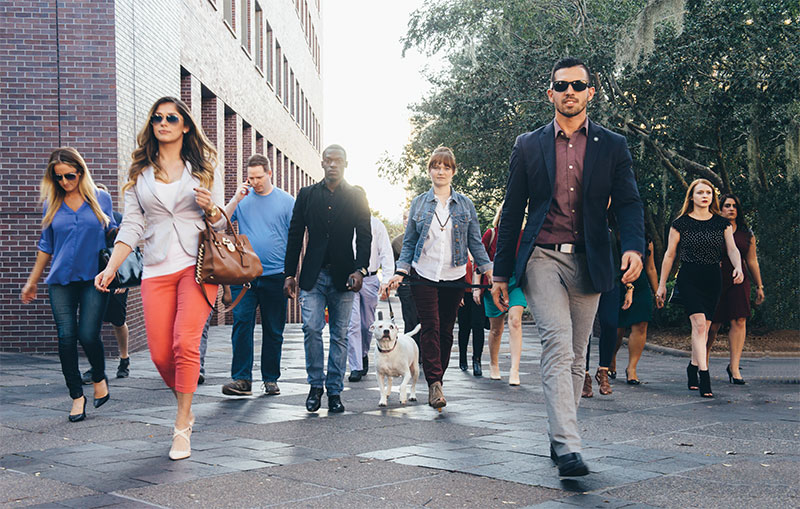
#> input picture real-time-object-detection/test.jpeg, 800 x 509 px, given in place of the camera
$ python ball-tracking.py   (older library calls are emulated)
#> lines starting #> are read from the running program, lines starting #| are printed output that depends on the picture; after the words box and inside, x2 and y2 are one past the last pixel; in counts of white or black regions, pixels touching at a corner belong together
import cv2
import numpy as np

cap = cv2.VideoCapture(0)

while(True):

    # Take each frame
    ret, frame = cap.read()
#> frame is the input picture: shape (509, 800, 3); mean B, G, R 125.8, 121.4, 120

    # Convert BGR to HSV
    hsv = cv2.cvtColor(frame, cv2.COLOR_BGR2HSV)
#> hsv: shape (509, 800, 3); mean H, S, V 88.7, 60.5, 134.6

    # define range of red color in HSV
    lower_red = np.array([0,86,6])
    upper_red = np.array([14,255,255])

    # Threshold the HSV image to get only red colors
    mask = cv2.inRange(hsv, lower_red, upper_red)
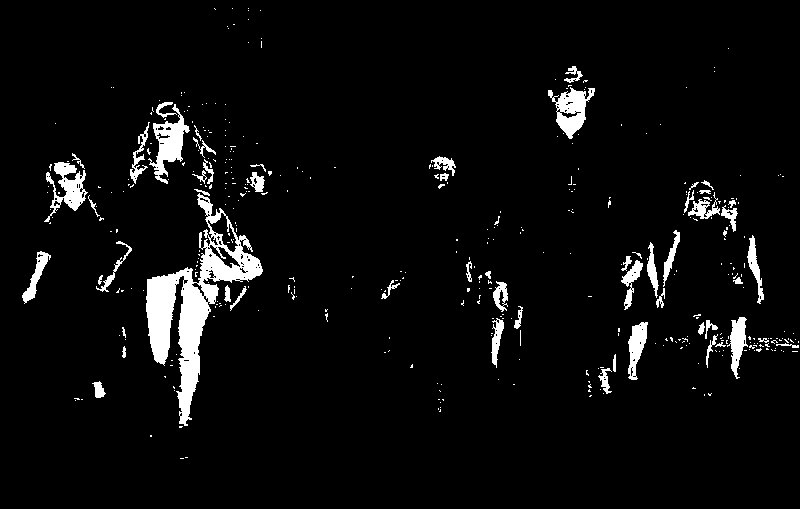
#> mask: shape (509, 800); 4.8% white; 417 white regions (361 under 20 px), largest, box (x1, y1, x2, y2) and area: (146, 193, 263, 426) 7331, (148, 104, 190, 184) 1232, (548, 87, 595, 139) 1130

    # Erode and dilate the mask to remove noise and smooth it
    mask = cv2.erode(mask, None, iterations=2)
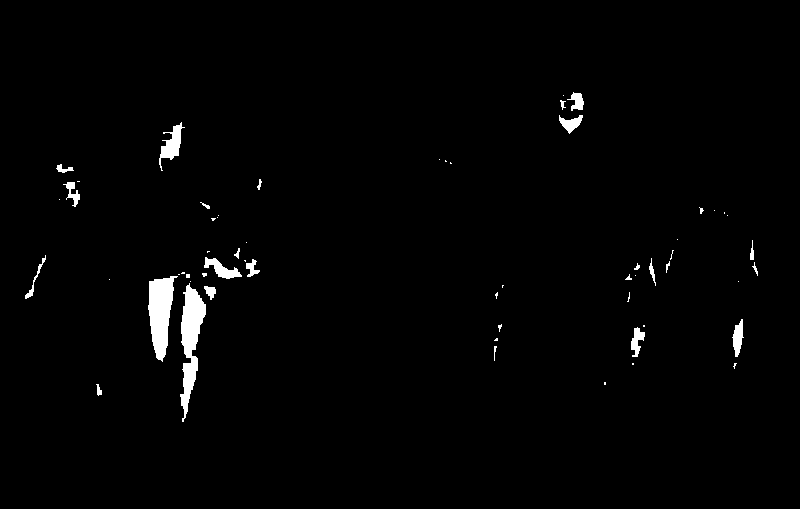
#> mask: shape (509, 800); 1.5% white; 60 white regions (35 under 20 px), largest, box (x1, y1, x2, y2) and area: (180, 283, 206, 422) 1733, (148, 276, 178, 362) 1543, (159, 122, 185, 171) 484
    mask = cv2.dilate(mask, None, iterations=2)
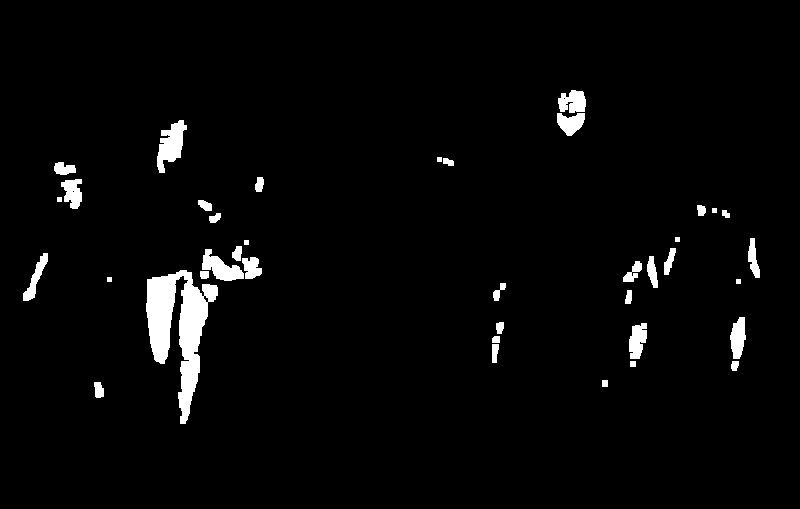
#> mask: shape (509, 800); 3% white; 39 white regions

    im2, contours, hierarchy = cv2.findContours(mask, cv2.RETR_TREE, cv2.CHAIN_APPROX_SIMPLE)
#> contours = 42 contours, 9 with area under 20; largest, box (x1, y1, x2, y2) and area: (146, 270, 218, 424) 4573, (157, 120, 187, 173) 786, (202, 249, 244, 281) 610, (558, 90, 586, 113) 432, (730, 317, 746, 359) 430

    # if this check is not in place the prorgam crashes when no object is found
    if len(contours)>0:
        cnt = max(contours,key=cv2.contourArea)
#> cnt = contour of 211 points, box (x1, y1, x2, y2) (146, 270, 218, 424), area 4573
        # draw min-enclosing circle
        ((x, y), radius) = cv2.minEnclosingCircle(cnt)
#> x = 183; y = 346.5; radius = 76.56
        cv2.circle(frame, (int(x), int(y)), int(radius),(0, 255, 255), 2)
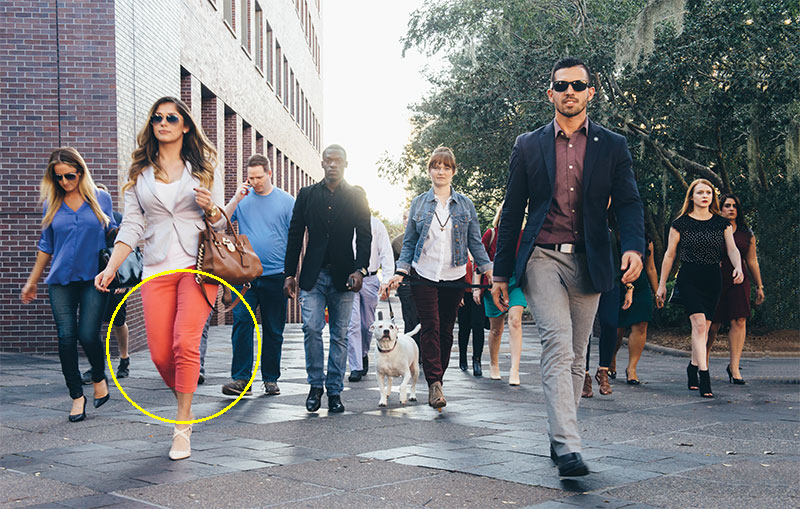
#> frame: shape (509, 800, 3); 0.35% of pixels changed, all inside (x1, y1, x2, y2) = (106, 269, 261, 424)

    cv2.imshow('frame',frame)
    cv2.imshow('mask',mask)

    # exit of keypress 'q'
    k = cv2.waitKey(1) & 0xFF
#> (key q is pressed here)
    if k == ord('q'):
        break

# release video camera and destroy all windows
cap.release()
cv2.destroyAllWindows()
